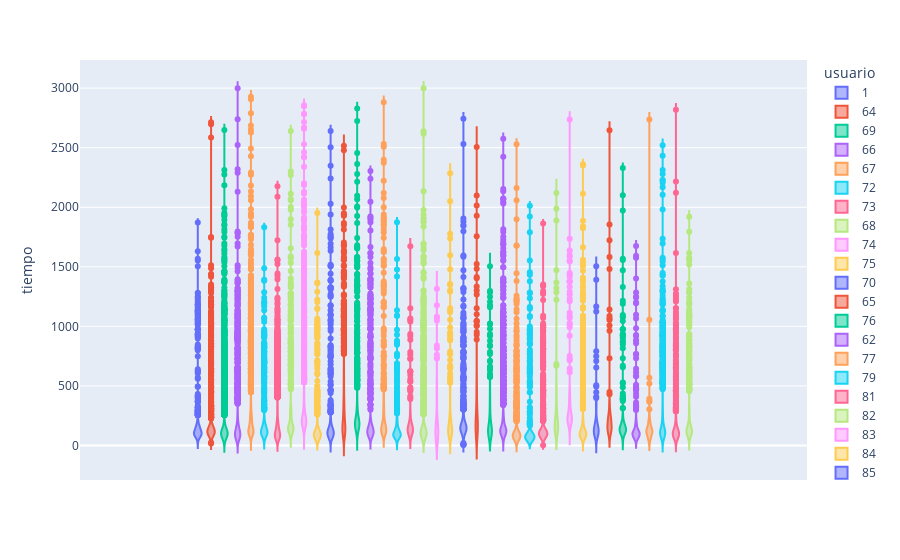

Write notebook code for a chart like this one.
### Code cell
px.violin(df_Cambio_mano, y='tiempo', color='usuario')

### Figure 1 — Plotly figure (JSON) as saved in the notebook; plotly's stock layout.template omitted (floating-point values rounded to 4 significant figures; data arrays with more than 128 entries replaced by an {"elided": "..."} marker saying what was removed)
{"data": [{"alignmentgroup": "True", "box": {"visible": false}, "hovertemplate": "usuario=1<br>tiempo=%{y}<extra></extra>", "legendgroup": "1", "marker": {"color": "#636efa"}, "name": "1", "offsetgroup": "1", "orientation": "v", "scalegroup": "True", "showlegend": true, "type": "violin", "x0": " ", "xaxis": "x", "y": {"elided": "1775 int values"}, "y0": " ", "yaxis": "y"}, {"alignmentgroup": "True", "box": {"visible": false}, "hovertemplate": "usuario=64<br>tiempo=%{y}<extra></extra>", "legendgroup": "64", "marker": {"color": "#EF553B"}, "name": "64", "offsetgroup": "64", "orientation": "v", "scalegroup": "True", "showlegend": true, "type": "violin", "x0": " ", "xaxis": "x", "y": {"elided": "3018 int values"}, "y0": " ", "yaxis": "y"}, {"alignmentgroup": "True", "box": {"visible": false}, "hovertemplate": "usuario=69<br>tiempo=%{y}<extra></extra>", "legendgroup": "69", "marker": {"color": "#00cc96"}, "name": "69", "offsetgroup": "69", "orientation": "v", "scalegroup": "True", "showlegend": true, "type": "violin", "x0": " ", "xaxis": "x", "y": {"elided": "4477 int values"}, "y0": " ", "yaxis": "y"}, {"alignmentgroup": "True", "box": {"visible": false}, "hovertemplate": "usuario=66<br>tiempo=%{y}<extra></extra>", "legendgroup": "66", "marker": {"color": "#ab63fa"}, "name": "66", "offsetgroup": "66", "orientation": "v", "scalegroup": "True", "showlegend": true, "type": "violin", "x0": " ", "xaxis": "x", "y": {"elided": "1620 int values"}, "y0": " ", "yaxis": "y"}, {"alignmentgroup": "True", "box": {"visible": false}, "hovertemplate": "usuario=67<br>tiempo=%{y}<extra></extra>", "legendgroup": "67", "marker": {"color": "#FFA15A"}, "name": "67", "offsetgroup": "67", "orientation": "v", "scalegroup": "True", "showlegend": true, "type": "violin", "x0": " ", "xaxis": "x", "y": {"elided": "2982 int values"}, "y0": " ", "yaxis": "y"}, {"alignmentgroup": "True", "box": {"visible": false}, "hovertemplate": "usuario=72<br>tiempo=%{y}<extra></extra>", "legendgroup": "72", "marker": {"color": "#19d3f3"}, "name": "72", "offsetgroup": "72", "orientation": "v", "scalegroup": "True", "showlegend": true, "type": "violin", "x0": " ", "xaxis": "x", "y": {"elided": "923 int values"}, "y0": " ", "yaxis": "y"}, {"alignmentgroup": "True", "box": {"visible": false}, "hovertemplate": "usuario=73<br>tiempo=%{y}<extra></extra>", "legendgroup": "73", "marker": {"color": "#FF6692"}, "name": "73", "offsetgroup": "73", "orientation": "v", "scalegroup": "True", "showlegend": true, "type": "violin", "x0": " ", "xaxis": "x", "y": {"elided": "1944 int values"}, "y0": " ", "yaxis": "y"}, {"alignmentgroup": "True", "box": {"visible": false}, "hovertemplate": "usuario=68<br>tiempo=%{y}<extra></extra>", "legendgroup": "68", "marker": {"color": "#B6E880"}, "name": "68", "offsetgroup": "68", "orientation": "v", "scalegroup": "True", "showlegend": true, "type": "violin", "x0": " ", "xaxis": "x", "y": {"elided": "1061 int values"}, "y0": " ", "yaxis": "y"}, {"alignmentgroup": "True", "box": {"visible": false}, "hovertemplate": "usuario=74<br>tiempo=%{y}<extra></extra>", "legendgroup": "74", "marker": {"color": "#FF97FF"}, "name": "74", "offsetgroup": "74", "orientation": "v", "scalegroup": "True", "showlegend": true, "type": "violin", "x0": " ", "xaxis": "x", "y": {"elided": "4037 int values"}, "y0": " ", "yaxis": "y"}, {"alignmentgroup": "True", "box": {"visible": false}, "hovertemplate": "usuario=75<br>tiempo=%{y}<extra></extra>", "legendgroup": "75", "marker": {"color": "#FECB52"}, "name": "75", "offsetgroup": "75", "orientation": "v", "scalegroup": "True", "showlegend": true, "type": "violin", "x0": " ", "xaxis": "x", "y": {"elided": "729 int values"}, "y0": " ", "yaxis": "y"}, {"alignmentgroup": "True", "box": {"visible": false}, "hovertemplate": "usuario=70<br>tiempo=%{y}<extra></extra>", "legendgroup": "70", "marker": {"color": "#636efa"}, "name": "70", "offsetgroup": "70", "orientation": "v", "scalegroup": "True", "showlegend": true, "type": "violin", "x0": " ", "xaxis": "x", "y": {"elided": "649 int values"}, "y0": " ", "yaxis": "y"}, {"alignmentgroup": "True", "box": {"visible": false}, "hovertemplate": "usuario=65<br>tiempo=%{y}<extra></extra>", "legendgroup": "65", "marker": {"color": "#EF553B"}, "name": "65", "offsetgroup": "65", "orientation": "v", "scalegroup": "True", "showlegend": true, "type": "violin", "x0": " ", "xaxis": "x", "y": {"elided": "1373 int values"}, "y0": " ", "yaxis": "y"}, {"alignmentgroup": "True", "box": {"visible": false}, "hovertemplate": "usuario=76<br>tiempo=%{y}<extra></extra>", "legendgroup": "76", "marker": {"color": "#00cc96"}, "name": "76", "offsetgroup": "76", "orientation": "v", "scalegroup": "True", "showlegend": true, "type": "violin", "x0": " ", "xaxis": "x", "y": {"elided": "1296 int values"}, "y0": " ", "yaxis": "y"}, {"alignmentgroup": "True", "box": {"visible": false}, "hovertemplate": "usuario=62<br>tiempo=%{y}<extra></extra>", "legendgroup": "62", "marker": {"color": "#ab63fa"}, "name": "62", "offsetgroup": "62", "orientation": "v", "scalegroup": "True", "showlegend": true, "type": "violin", "x0": " ", "xaxis": "x", "y": {"elided": "1135 int values"}, "y0": " ", "yaxis": "y"}, {"alignmentgroup": "True", "box": {"visible": false}, "hovertemplate": "usuario=77<br>tiempo=%{y}<extra></extra>", "legendgroup": "77", "marker": {"color": "#FFA15A"}, "name": "77", "offsetgroup": "77", "orientation": "v", "scalegroup": "True", "showlegend": true, "type": "violin", "x0": " ", "xaxis": "x", "y": {"elided": "851 int values"}, "y0": " ", "yaxis": "y"}, {"alignmentgroup": "True", "box": {"visible": false}, "hovertemplate": "usuario=79<br>tiempo=%{y}<extra></extra>", "legendgroup": "79", "marker": {"color": "#19d3f3"}, "name": "79", "offsetgroup": "79", "orientation": "v", "scalegroup": "True", "showlegend": true, "type": "violin", "x0": " ", "xaxis": "x", "y": {"elided": "484 int values"}, "y0": " ", "yaxis": "y"}, {"alignmentgroup": "True", "box": {"visible": false}, "hovertemplate": "usuario=81<br>tiempo=%{y}<extra></extra>", "legendgroup": "81", "marker": {"color": "#FF6692"}, "name": "81", "offsetgroup": "81", "orientation": "v", "scalegroup": "True", "showlegend": true, "type": "violin", "x0": " ", "xaxis": "x", "y": {"elided": "142 int values"}, "y0": " ", "yaxis": "y"}, {"alignmentgroup": "True", "box": {"visible": false}, "hovertemplate": "usuario=82<br>tiempo=%{y}<extra></extra>", "legendgroup": "82", "marker": {"color": "#B6E880"}, "name": "82", "offsetgroup": "82", "orientation": "v", "scalegroup": "True", "showlegend": true, "type": "violin", "x0": " ", "xaxis": "x", "y": {"elided": "1880 int values"}, "y0": " ", "yaxis": "y"}, {"alignmentgroup": "True", "box": {"visible": false}, "hovertemplate": "usuario=83<br>tiempo=%{y}<extra></extra>", "legendgroup": "83", "marker": {"color": "#FF97FF"}, "name": "83", "offsetgroup": "83", "orientation": "v", "scalegroup": "True", "showlegend": true, "type": "violin", "x0": " ", "xaxis": "x", "y": [116, 145, 1074, 86, 1049, 207, 148, 79, 733, 470, 341, 840, 68, 100, 165, 105, 67, 240, 482, 163, 72, 141, 137, 36, 176, 298, 1316, 45, 73, 100, 59, 814, 478, 51, 44, 135, 87, 92, 153, 499, 484, 1080, 116, 114, 120, 48, 194, 762, 1177, 120, 97, 96, 48, 132, 97, 99, 175, 138, 390, 84, 215, 171, 112, 732, 234, 123, 108, 180, 266, 502, 468, 76, 130, 79, 123, 134, 117, 73, 319, 590, 52], "y0": " ", "yaxis": "y"}, {"alignmentgroup": "True", "box": {"visible": false}, "hovertemplate": "usuario=84<br>tiempo=%{y}<extra></extra>", "legendgroup": "84", "marker": {"color": "#FECB52"}, "name": "84", "offsetgroup": "84", "orientation": "v", "scalegroup": "True", "showlegend": true, "type": "violin", "x0": " ", "xaxis": "x", "y": {"elided": "242 int values"}, "y0": " ", "yaxis": "y"}, {"alignmentgroup": "True", "box": {"visible": false}, "hovertemplate": "usuario=85<br>tiempo=%{y}<extra></extra>", "legendgroup": "85", "marker": {"color": "#636efa"}, "name": "85", "offsetgroup": "85", "orientation": "v", "scalegroup": "True", "showlegend": true, "type": "violin", "x0": " ", "xaxis": "x", "y": {"elided": "1151 int values"}, "y0": " ", "yaxis": "y"}, {"alignmentgroup": "True", "box": {"visible": false}, "hovertemplate": "usuario=80<br>tiempo=%{y}<extra></extra>", "legendgroup": "80", "marker": {"color": "#EF553B"}, "name": "80", "offsetgroup": "80", "orientation": "v", "scalegroup": "True", "showlegend": true, "type": "violin", "x0": " ", "xaxis": "x", "y": {"elided": "162 int values"}, "y0": " ", "yaxis": "y"}, {"alignmentgroup": "True", "box": {"visible": false}, "hovertemplate": "usuario=89<br>tiempo=%{y}<extra></extra>", "legendgroup": "89", "marker": {"color": "#00cc96"}, "name": "89", "offsetgroup": "89", "orientation": "v", "scalegroup": "True", "showlegend": true, "type": "violin", "x0": " ", "xaxis": "x", "y": {"elided": "161 int values"}, "y0": " ", "yaxis": "y"}, {"alignmentgroup": "True", "box": {"visible": false}, "hovertemplate": "usuario=87<br>tiempo=%{y}<extra></extra>", "legendgroup": "87", "marker": {"color": "#ab63fa"}, "name": "87", "offsetgroup": "87", "orientation": "v", "scalegroup": "True", "showlegend": true, "type": "violin", "x0": " ", "xaxis": "x", "y": {"elided": "3550 int values"}, "y0": " ", "yaxis": "y"}, {"alignmentgroup": "True", "box": {"visible": false}, "hovertemplate": "usuario=91<br>tiempo=%{y}<extra></extra>", "legendgroup": "91", "marker": {"color": "#FFA15A"}, "name": "91", "offsetgroup": "91", "orientation": "v", "scalegroup": "True", "showlegend": true, "type": "violin", "x0": " ", "xaxis": "x", "y": {"elided": "1265 int values"}, "y0": " ", "yaxis": "y"}, {"alignmentgroup": "True", "box": {"visible": false}, "hovertemplate": "usuario=90<br>tiempo=%{y}<extra></extra>", "legendgroup": "90", "marker": {"color": "#19d3f3"}, "name": "90", "offsetgroup": "90", "orientation": "v", "scalegroup": "True", "showlegend": true, "type": "violin", "x0": " ", "xaxis": "x", "y": {"elided": "1206 int values"}, "y0": " ", "yaxis": "y"}, {"alignmentgroup": "True", "box": {"visible": false}, "hovertemplate": "usuario=93<br>tiempo=%{y}<extra></extra>", "legendgroup": "93", "marker": {"color": "#FF6692"}, "name": "93", "offsetgroup": "93", "orientation": "v", "scalegroup": "True", "showlegend": true, "type": "violin", "x0": " ", "xaxis": "x", "y": {"elided": "2130 int values"}, "y0": " ", "yaxis": "y"}, {"alignmentgroup": "True", "box": {"visible": false}, "hovertemplate": "usuario=92<br>tiempo=%{y}<extra></extra>", "legendgroup": "92", "marker": {"color": "#B6E880"}, "name": "92", "offsetgroup": "92", "orientation": "v", "scalegroup": "True", "showlegend": true, "type": "violin", "x0": " ", "xaxis": "x", "y": [140, 141, 198, 125, 199, 325, 215, 270, 1322, 270, 361, 1223, 396, 160, 172, 136, 120, 226, 1472, 161, 308, 216, 124, 139, 366, 156, 684, 183, 124, 217, 173, 158, 115, 83, 113, 132, 200, 101, 127, 229, 512, 2119, 123, 189, 168, 348, 256, 468, 1888, 285, 199, 94, 143, 114, 211, 127, 285, 157, 197, 183, 93, 513, 413, 1369, 478, 118, 175, 143, 245, 1287, 669, 152, 197, 1988, 226, 101, 145, 133, 151, 181, 214], "y0": " ", "yaxis": "y"}, {"alignmentgroup": "True", "box": {"visible": false}, "hovertemplate": "usuario=102<br>tiempo=%{y}<extra></extra>", "legendgroup": "102", "marker": {"color": "#FF97FF"}, "name": "102", "offsetgroup": "102", "orientation": "v", "scalegroup": "True", "showlegend": true, "type": "violin", "x0": " ", "xaxis": "x", "y": {"elided": "355 int values"}, "y0": " ", "yaxis": "y"}, {"alignmentgroup": "True", "box": {"visible": false}, "hovertemplate": "usuario=100<br>tiempo=%{y}<extra></extra>", "legendgroup": "100", "marker": {"color": "#FECB52"}, "name": "100", "offsetgroup": "100", "orientation": "v", "scalegroup": "True", "showlegend": true, "type": "violin", "x0": " ", "xaxis": "x", "y": {"elided": "1039 int values"}, "y0": " ", "yaxis": "y"}, {"alignmentgroup": "True", "box": {"visible": false}, "hovertemplate": "usuario=94<br>tiempo=%{y}<extra></extra>", "legendgroup": "94", "marker": {"color": "#636efa"}, "name": "94", "offsetgroup": "94", "orientation": "v", "scalegroup": "True", "showlegend": true, "type": "violin", "x0": " ", "xaxis": "x", "y": [143, 177, 353, 709, 101, 385, 159, 185, 281, 199, 790, 409, 80, 159, 144, 70, 129, 184, 1391, 144, 160, 144, 144, 39, 161, 337, 177, 103, 143, 112, 85, 122, 121, 84, 89, 65, 107, 102, 104, 200, 160, 1124, 103, 102, 104, 88, 122, 1167, 399, 178, 124, 104, 106, 139, 124, 80, 241, 83, 216, 1504, 198, 327, 505, 750, 655, 160, 103, 104, 178, 447, 496, 218, 143, 106, 17, 104, 88, 104, 144, 138, 122], "y0": " ", "yaxis": "y"}, {"alignmentgroup": "True", "box": {"visible": false}, "hovertemplate": "usuario=98<br>tiempo=%{y}<extra></extra>", "legendgroup": "98", "marker": {"color": "#EF553B"}, "name": "98", "offsetgroup": "98", "orientation": "v", "scalegroup": "True", "showlegend": true, "type": "violin", "x0": " ", "xaxis": "x", "y": {"elided": "140 int values"}, "y0": " ", "yaxis": "y"}, {"alignmentgroup": "True", "box": {"visible": false}, "hovertemplate": "usuario=97<br>tiempo=%{y}<extra></extra>", "legendgroup": "97", "marker": {"color": "#00cc96"}, "name": "97", "offsetgroup": "97", "orientation": "v", "scalegroup": "True", "showlegend": true, "type": "violin", "x0": " ", "xaxis": "x", "y": {"elided": "286 int values"}, "y0": " ", "yaxis": "y"}, {"alignmentgroup": "True", "box": {"visible": false}, "hovertemplate": "usuario=88<br>tiempo=%{y}<extra></extra>", "legendgroup": "88", "marker": {"color": "#ab63fa"}, "name": "88", "offsetgroup": "88", "orientation": "v", "scalegroup": "True", "showlegend": true, "type": "violin", "x0": " ", "xaxis": "x", "y": {"elided": "243 int values"}, "y0": " ", "yaxis": "y"}, {"alignmentgroup": "True", "box": {"visible": false}, "hovertemplate": "usuario=107<br>tiempo=%{y}<extra></extra>", "legendgroup": "107", "marker": {"color": "#FFA15A"}, "name": "107", "offsetgroup": "107", "orientation": "v", "scalegroup": "True", "showlegend": true, "type": "violin", "x0": " ", "xaxis": "x", "y": [104, 176, 160, 144, 216, 200, 152, 128, 1056, 272, 64, 128, 208, 119, 104, 392, 169, 64, 96, 64, 16, 248, 201, 216, 128, 56, 520, 121, 128, 80, 120, 120, 104, 160, 120, 120, 136, 368, 2737, 40, 144, 104, 40, 96, 304, 184, 96, 119, 104, 64, 64, 184, 104, 568, 120, 104, 120, 120, 376, 168, 120, 129, 135, 64, 80, 56, 128, 144, 208, 96, 121], "y0": " ", "yaxis": "y"}, {"alignmentgroup": "True", "box": {"visible": false}, "hovertemplate": "usuario=106<br>tiempo=%{y}<extra></extra>", "legendgroup": "106", "marker": {"color": "#19d3f3"}, "name": "106", "offsetgroup": "106", "orientation": "v", "scalegroup": "True", "showlegend": true, "type": "violin", "x0": " ", "xaxis": "x", "y": {"elided": "1134 int values"}, "y0": " ", "yaxis": "y"}, {"alignmentgroup": "True", "box": {"visible": false}, "hovertemplate": "usuario=104<br>tiempo=%{y}<extra></extra>", "legendgroup": "104", "marker": {"color": "#FF6692"}, "name": "104", "offsetgroup": "104", "orientation": "v", "scalegroup": "True", "showlegend": true, "type": "violin", "x0": " ", "xaxis": "x", "y": {"elided": "809 int values"}, "y0": " ", "yaxis": "y"}, {"alignmentgroup": "True", "box": {"visible": false}, "hovertemplate": "usuario=105<br>tiempo=%{y}<extra></extra>", "legendgroup": "105", "marker": {"color": "#B6E880"}, "name": "105", "offsetgroup": "105", "orientation": "v", "scalegroup": "True", "showlegend": true, "type": "violin", "x0": " ", "xaxis": "x", "y": {"elided": "810 int values"}, "y0": " ", "yaxis": "y"}], "layout": {"legend": {"title": {"text": "usuario"}, "tracegroupgap": 0}, "margin": {"t": 60}, "violinmode": "group", "xaxis": {"anchor": "y", "domain": [0, 1]}, "yaxis": {"anchor": "x", "domain": [0, 1], "title": {"text": "tiempo"}}}}
